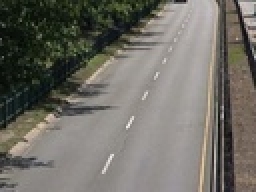
%> input picture INF_47XX/data/tp1/test1a.jpg, 128 x 96 px, shrunk from 320 x 240 before the run (shown 2 times larger)
$ octave main.m   (GNU Octave 9; MATLAB toolbox functions it lacks are replaced by stand-ins)
%> lines starting %> are read from the running program, lines starting %| are printed output that depends on the picture
### INF_47XX/image2signal.m
function [signal] = image2signal(image,complicationID)
    assert(~isempty(image) && (ismatrix(image) || (ndims(image)==3 && size(image,3)==3)) && isa(image(1),'uint8'));

    img_s = size(image);
    disp('La matrice de l-image est de taille:');
    disp(img_s);

    disp('L-image contient les donnees suivantes:');
    disp(image);

    signal = [];

    switch complicationID
        %case 'blur'
            % TODO: IMPROVE ME (if needed!) signal = ...; @@@@@ break;
        %case 'dark'
            % TODO: IMPROVE ME (if needed!) signal = ...; @@@@@ break;
        %case 'noisy'
            % TODO: IMPROVE ME (if needed!) signal = ...; @@@@@ break;
        %case 'colorShift'
            % TODO: IMPROVE ME (if needed!) signal = ...; @@@@@ break;
        otherwise
            if ndims(image) == 2
                for n = 1:img_s(1)
                    for m = 0:img_s(2)-1
                        signal(end+1) = image(n+m*img_s(1))
                    end
                end
            elseif ndims(image) == 3
                offset = img_s(1)*img_s(2);
                for n = 1:img_s(1)
                    for m = 0:img_s(2)-1
                        currentPixel = n + m*img_s(1);
                        %La variable est allouee dynamiquement
                        signal(end+1) = currentPixel;
                        currentPixel = currentPixel + offset;
                        %for k = 1:img_s(3)
                        while currentPixel <= numel(image)
                            signal(end+1) = currentPixel;
                            currentPixel = currentPixel + offset;
                        end
                    end
                end
            else disp('This case is not covered (image2signal)');
            end
   end
   %disp('Voici le signal encode:');
   %disp(signal);
   signal = uint8(signal);
end

### INF_47XX/signal2image.m
function [image] = signal2image(signal,complicationID,img_size)
    assert((size(signal,1)==numel(signal) || size(signal,2)==numel(signal)) && numel(signal)>1 && isa(signal(1),'uint8'));
    assert((numel(img_size)==2 && (img_size(1)*img_size(2))==numel(signal)) || (numel(img_size)==3 && (img_size(1)*img_size(2)*img_size(3))==numel(signal)));

    %disp('Le signal contient les donnees suivantes:');
    %disp(signal);

    matrice1D = [];
    matrice2D = [];
    matrice3D = [];

    image1D = [];
    image2D = [];
    image3D = [];

    image = [];

    switch complicationID
        %case 'blur'
            % TODO: IMPROVE ME (if needed!) image = ...; @@@@@ break;
        %case 'dark'
            % TODO: IMPROVE ME (if needed!) image = ...; @@@@@ break;
        %case 'noisy'
            % TODO: IMPROVE ME (if needed!) image = ...; @@@@@ break;
        %case 'colorShift'
            % TODO: IMPROVE ME (if needed!) image = ...; @@@@@ break;
        otherwise

        if numel(img_size) == 2
            for n = 0:img_size(1)-1
                for m = 1:img_size(2)
                    image(n+1,m,1) = signal(m+n*img_size(2));
                end
            end
        elseif numel(img_size) == 3
            %Placer les elements de chaque dimension dans une liste
            for n = 1:numel(signal)
                if mod(n,img_size(3)) == 1
                    image1D(end+1) = signal(n);
                elseif mod(n,img_size(3)) == 2
                    image2D(end+1) = signal(n);
                elseif mod(n,img_size(3)) == 0
                    image3D(end+1) = signal(n);
                else disp('Something went wrong..');
                end
            end

            % [8 lines of commented-out code are left out]
            for n = 1:img_size(1)
                for m = 1:img_size(2)
                    matrice1D(n,m,1) = image1D(m+(n-1)*(img_size(2)));
                    matrice2D(n,m,1) = image2D(m+(n-1)*(img_size(2)));
                    matrice3D(n,m,1) = image3D(m+(n-1)*(img_size(2)));
                end
            end
            % [8 lines of commented-out code are left out]
            image = cat(3,matrice1D,matrice2D,matrice3D);
        else disp('This case is not covered (signal2image)');
        end
    end
    disp('Voici l-image decodee:')
    disp(image)
    image = uint8(image);
end

### INF_47XX/calcPredictError.m
function [signal_error] = calcPredictError(signal_predict,signal_real)
    assert(numel(signal_predict)==numel(signal_real));
    signal_error = zeros(numel(signal_predict),1,'int16');
    for n=1:numel(signal_predict)
        signal_error(n) = int16(double(signal_real(n))-double(signal_predict(n)));
    end
end

### INF_47XX/encodeHuffman.m
function code = encodeHuffman(signal)
    assert(numel(signal)>0 && isequal(class(signal),'int16'));
    symbols = unique(signal(:));
    [~,signal_idx] = ismember(signal(:),symbols);
    symbols_p = accumarray(signal_idx,ones(numel(signal),1))./numel(signal);
    tree = build_tree(symbols,symbols_p);
    if numel(tree{1}{1})==1
        dict = [tree{1}{1} {0}];
    else
        [dict,dict_idx] = generate_codes(tree{1},[],cell(numel(tree{1}{1}),2),1);
        assert(dict_idx==numel(tree{1}{1})+1);
    end
    map = containers.Map(dict(:,1),dict(:,2));
    signal_compr = logical([]);
    symbols_list = cell2mat(dict(:,1));
    symbols_strings = dict(:,2);
    signal_compr = logical(zeros(max(cellfun(@(x)numel(x),symbols_strings))*numel(signal),1));
    signal_comp_idx = 1;
    for s=1:numel(signal)
        curr_symbol_string = symbols_strings{find(symbols_list==signal(s))}';
        signal_compr(signal_comp_idx+(0:numel(curr_symbol_string)-1)) = logical(curr_symbol_string);
        signal_comp_idx = signal_comp_idx + numel(curr_symbol_string);
    end
    signal_compr = signal_compr(1:(signal_comp_idx-1));
    code = struct('string',signal_compr,'map',{dict});
    assert(isa(signal_compr,'logical'));
end

function [tree] = build_tree(symbols,weights)
    assert(numel(symbols)>0 && numel(symbols)==numel(weights));
    tree = [];
    [weights_sorted,sort_idx] = sort(weights,'descend');
    symbols_sorted = symbols(sort_idx);
    for s=1:numel(weights_sorted)
        if weights_sorted(s)>0
            tree = [tree {{{symbols_sorted(s)} {} {} weights_sorted(s)}}];
        end
    end
    while numel(tree)>1
        new_node = {{[tree{end-1}{1} tree{end}{1}] [tree{end-1}] [tree{end}] tree{end-1}{4}+tree{end}{4}}};
        tree = tree(1:end-2);
        insert_idx = 0;
        while insert_idx<numel(tree)
            if tree{insert_idx+1}{4}<new_node{1}{4}
                break;
            end
            insert_idx = insert_idx + 1;
        end
        tree = [tree(1:insert_idx) new_node tree(insert_idx+1:end)];
    end
end

% [10 lines left out: function generate_codes, not called in this run]

### INF_47XX/decodeHuffman.m
function signal = decodeHuffman(code,chunk_size)
    assert(numel(code.string)>0 && numel(code.map)>0 && numel(size(code.map))==2 && chunk_size>=0);
    string = logical(code.string);
    symbols_list = code.map(:,1);
    symbols_strings = code.map(:,2);
    signal = int16([]);
    max_string_len = max(cellfun(@(x)numel(x),symbols_strings));
    symbols_strings_by_len = cell(max_string_len,1);
    symbols_lists_by_len = cell(max_string_len,1);
    for s=1:numel(symbols_strings)
        symbols_strings_by_len{numel(symbols_strings{s})} = [symbols_strings_by_len{numel(symbols_strings{s})};logical(symbols_strings{s})'];
        symbols_lists_by_len{numel(symbols_strings{s})} = [symbols_lists_by_len{numel(symbols_strings{s})} symbols_list{s}];
    end
    string_start_idx = 1;
    string_end_idx = 1;
    signal_idx = 0;
    signal = zeros(numel(string),1,'int16');
    good = true;
    while good
        curr_string_len = string_end_idx-string_start_idx+1;
        if curr_string_len>0
            curr_potential_strings = symbols_strings_by_len{curr_string_len};
            for s=0:(numel(curr_potential_strings)/curr_string_len)-1
                curr_test_string = curr_potential_strings((1:curr_string_len)+s*curr_string_len);
                if isequal(curr_test_string,string(string_start_idx:string_end_idx))
                    signal(signal_idx+1) = symbols_lists_by_len{curr_string_len}(s+1);
                    signal_idx = signal_idx + 1;
                    string_start_idx = string_end_idx + 1;
                    good = string_start_idx<=numel(string);
                    break;
                end
            end
        end
        string_end_idx = string_end_idx + 1;
        if mod(int32(string_end_idx),int32(numel(string)/20))==0
            fprintf('decode huff @ %d percent\n',int32(100*double(string_end_idx)/numel(string)));
        end
    end
    if(chunk_size>0)
        assert(mod(signal_idx,chunk_size)==0);
        signal = reshape(signal(1:signal_idx),chunk_size,[]);
    else
        signal = signal(1:signal_idx);
    end
end

### INF_47XX/rebuildSignal.m
function [signal_real] = rebuildSignal(signal_predict,signal_error)
    assert(numel(signal_predict)==numel(signal_error));
    signal_real = zeros(numel(signal_predict),1,'uint8');
    for n=1:numel(signal_predict)
        signal_real(n) = uint8(double(signal_predict(n))+double(signal_error(n)));
    end
end

### INF_47XX/computePrediction.m
function [signal_predict] = computePrediction(image_base,complicationID)
    assert(~isempty(image_base) && ~isempty(complicationID));
    if(strcmp(complicationID,'default'))
        % default handling --- prediction is a copy of the base image signal
        signal_predict = image2signal(image_base,complicationID);
        assert(numel(signal_predict)==numel(image_base));
    else
        % note: the produced prediction signal should correspond to the output of image2signal(...)
        if(strcmp(complicationID,'blur'))
            % TODO: IMPROVE ME! @@@@@
            signal_predict = image2signal(image_base,complicationID);
            assert(numel(signal_predict)==numel(image_base));
        elseif(strcmp(complicationID,'dark'))
            % TODO: IMPROVE ME! @@@@@
            signal_predict = image2signal(image_base,complicationID);
            assert(numel(signal_predict)==numel(image_base));
        elseif(strcmp(complicationID,'noisy'))
            % TODO: IMPROVE ME! @@@@@
            signal_predict = image2signal(image_base,complicationID);
            assert(numel(signal_predict)==numel(image_base));
        elseif(strcmp(complicationID,'colorShift'))
            assert(size(image_base,3)==3); % assume we are processing a 3-channel image
            % TODO: IMPROVE ME! @@@@@
            signal_predict = image2signal(image_base,complicationID);
            assert(numel(signal_predict)==numel(image_base));
        else
            assert(false); % unexpected complication ID; should never get here
        end
    end
end

### INF_47XX/main.m
% INF4710 A2017 TP1

close all;
clear;
clc;

%%%%%%%%%%%%%%%%%%%%%%%%%%%%%%%%%%%%%%
% first, let's test to see if the default cases in image2signal/signal2image are properly implemented
test_data = uint8(1:60); % mat will be 5x4 with 3 channels, or 6x10 with 1 channel (so 60 elements total)

test_mat_3ch = reshape(test_data,5,4,3);
test_signal_3ch_real = uint8([1,21,41,6,26,46,11,31,51,16,36,56,2,22,42,7,27,47,12,32,52,17,37,57,3,23,43,8,28,48,13,33,53,18,38,58,4,24,44,9,29,49,14,34,54,19,39,59,5,25,45,10,30,50,15,35,55,20,40,60]);
test_signal_3ch = image2signal(test_mat_3ch,'default');
assert(isequal(test_signal_3ch(:),test_signal_3ch_real(:)));
assert(isequal(test_mat_3ch,signal2image(test_signal_3ch,'default',size(test_mat_3ch))));

test_mat_1ch = reshape(test_data,6,10);
test_signal_1ch_real = uint8([1:6:60,2:6:60,3:6:60,4:6:60,5:6:60,6:6:60]);
test_signal_1ch = image2signal(test_mat_1ch,'default');
assert(isequal(test_signal_1ch(:),test_signal_1ch_real(:)));
assert(isequal(test_mat_1ch,signal2image(test_signal_1ch,'default',size(test_mat_1ch))));
% if you get past this test, the first part is complete! the real image compression app is below...
%%%%%%%%%%%%%%%%%%%%%%%%%%%%%%%%%%%%%%

test_pairs_info = { ...
    {'data/tp1/test1a.jpg','data/tp1/test1b.jpg','default'}, ...
    {'data/tp1/test2a.jpg','data/tp1/test2b.jpg','blur'}, ...
    {'data/tp1/test3a.jpg','data/tp1/test3b.jpg','dark'}, ...
    {'data/tp1/test4a.jpg','data/tp1/test4b.jpg','noisy'}, ...
    {'data/tp1/test5a.jpg','data/tp1/test5b.jpg','colorShift'}, ...
    {'data/tp1/test6a.png','data/tp1/test6b.png','default'}, ...
    {'data/tp1/test7a.png','data/tp1/test7b.png','blur'}, ...
    {'data/tp1/test8a.jpg','data/tp1/test8b.png','noisy'}, ...
    {'data/tp1/test9a.png','data/tp1/test9b.png','dark'}, ...
    {'data/tp1/test10a.png','data/tp1/test10b.png','colorShift'}, ...
};

test_pair_idx = 1;
for t=1:numel(test_pairs_info)
    input_base = imread(test_pairs_info{t}{1});
%> input_base is the input picture: size 96x128x3 uint8; mean R, G, B 111.8, 109.5, 101.9
    input_next = imread(test_pairs_info{t}{2});
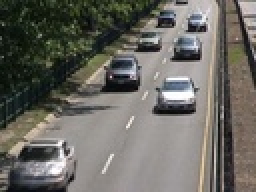
%> input picture INF_47XX/data/tp1/test1b.jpg, 128 x 96 px, shrunk from 320 x 240 before the run (shown 2 times larger)
%> input_next is the input picture: size 96x128x3 uint8; mean R, G, B 106.6, 105, 98.6
    complicationID = test_pairs_info{t}{3};
    assert(isequal(size(input_base),size(input_next)));
    fprintf('Processing image pair #%d...\n',test_pair_idx);
    test_pair_idx = test_pair_idx+1;
    subplot(1,2,1); imshow(input_base); title('base');
    subplot(1,2,2); imshow(input_next); title('next');

    % our goal is to use the 'input_base' matrix to predict 'input_next'; only the error on the
    % prediction is encoded, which means that if the prediction is good, the compression will also be good

    signal_predict = computePrediction(input_base,complicationID);
%|     96   128     3
    assert(numel(signal_predict)==numel(input_base));
    % the 'next' image is the real one we are trying to predict; we must transform it the same way it is transformed in 'computePrediction'
    signal_next = image2signal(input_next,complicationID);
%|     96   128     3
    assert(numel(signal_predict)==numel(signal_next));
    signal_error = calcPredictError(signal_predict,signal_next);
    assert(numel(signal_error)==numel(signal_predict));
    signal_compr = encodeHuffman(signal_error);
%> in encodeHuffman, `symbols = unique(signal(:));`: symbols = 0
%> in build_tree, `[weights_sorted,sort_idx] = sort(weights,'descend');`: weights_sorted = 1
%> in build_tree, `symbols_sorted = symbols(sort_idx);`: symbols_sorted = 0
%> the loop in build_tree, `for s=1:numel(weights_sorted)` made 1 pass
%> in encodeHuffman, `tree = build_tree(symbols,symbols_p);`: tree = 1 item
%> in encodeHuffman, `dict = [tree{1}{1} {0}];`: dict = {0, 0}
%> in encodeHuffman, `symbols_list = cell2mat(dict(:,1));`: symbols_list = 0
%> in encodeHuffman, `symbols_strings = dict(:,2);`: symbols_strings = {0}
%> after the loop in encodeHuffman, `for s=1:numel(signal)`: signal_comp_idx = 36865; signal_compr = 36864 logical values, 0 true
    assert(~isempty(signal_compr.map));
    tot_input_size = numel(input_next);
%> tot_input_size = 36864
    tot_code_size = numel(signal_compr.string)/8 + numel(signal_compr.map)*2*2; % rough map size approximation, but close enough!
%> tot_code_size = 4616

    compr_rate = 1.0 - (numel(signal_compr.string)./(numel(signal_predict)*8));
%> compr_rate = 0.875
    fprintf('\t... compression rate = %f\n',compr_rate);
%> (printed output is left out)

    signal_error_decompr = decodeHuffman(signal_compr,0); % yes, this call is slow, matlab can't optimize it properly -- we have to live with it!
%> in decodeHuffman, `string = logical(code.string);`: string = 36864 logical values, 0 true
%> in decodeHuffman, `symbols_list = code.map(:,1);`: symbols_list = {0}
%> in decodeHuffman, `max_string_len = max(cellfun(@(x)numel(x),symbols_strings));`: max_string_len = 1
%> in decodeHuffman, `symbols_strings_by_len = cell(max_string_len,1);`: symbols_strings_by_len = {[]}
%> the loop in decodeHuffman, `for s=1:numel(symbols_strings)` made 1 pass
%> after the loop in decodeHuffman, `for s=1:numel(symbols_strings)`: symbols_lists_by_len = {0}
%> after the loop in decodeHuffman, `while good`: curr_test_string = 0; good = false; signal_idx = 36864; string_end_idx = 36865
    assert(numel(signal_error_decompr)==numel(signal_predict));
    signal_next_decompr = rebuildSignal(signal_predict,signal_error_decompr);
    assert(numel(signal_next_decompr)==numel(signal_predict));
    input_next_decompr = signal2image(signal_next_decompr,complicationID,size(input_base));
%> call 3 of signal2image, with complicationID = 'default', img_size = [96 128 3]
%> after the loop in signal2image (call 3), `for n = 1:img_size(1)`:
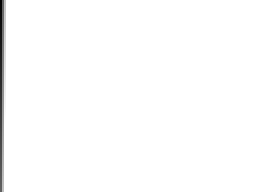
%> matrice1D: size 96x128 double (shown 2 times larger); min 1, max 255, mean 252.4
%> after the loop in signal2image (call 3), `for n = 1:img_size(1)`: matrice2D: size 96x128 double; every value is 255
    assert(isequal(size(input_next_decompr),size(input_next)));

    % the whole process should be LOSSLESS --- if the asserts below fail, there's a problem somewhere in the lib code!
%> (the run ends here)
